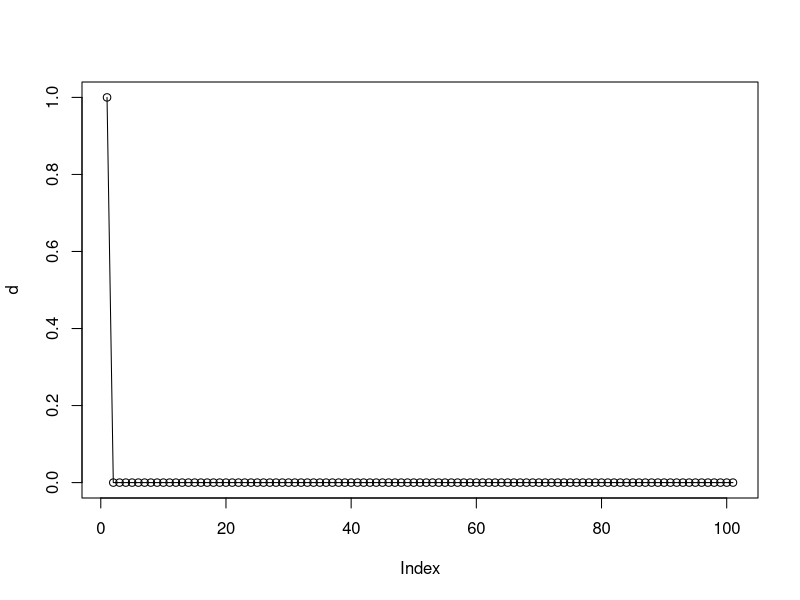
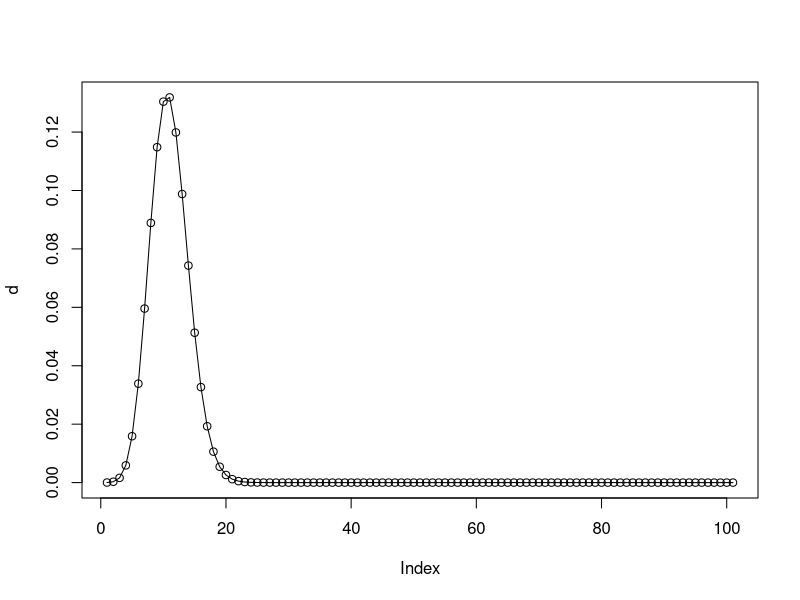
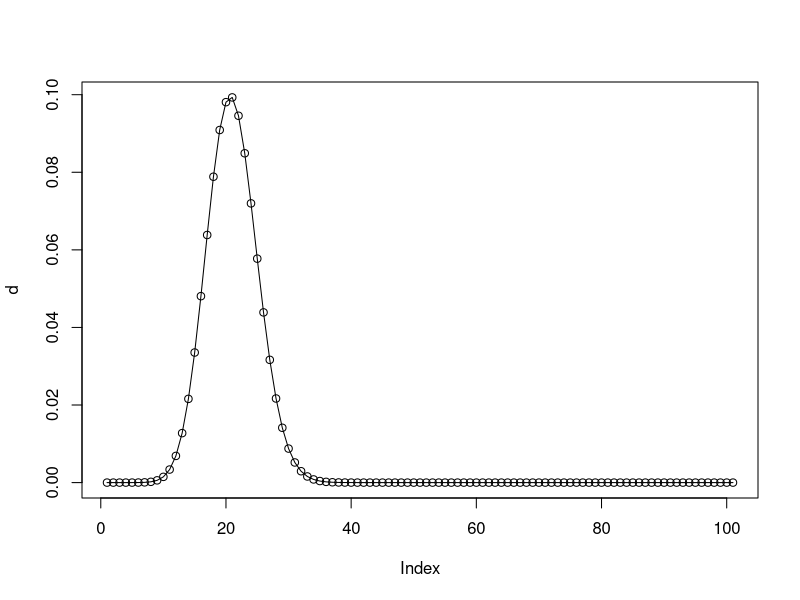
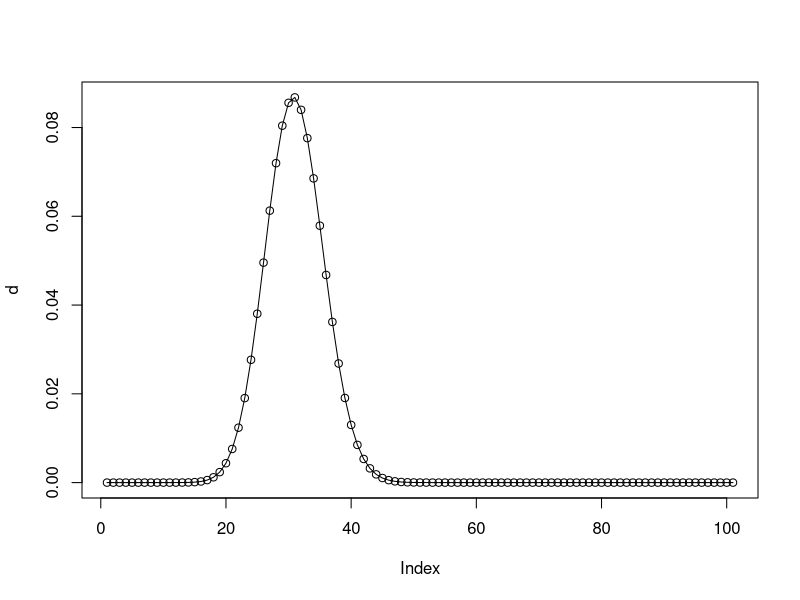
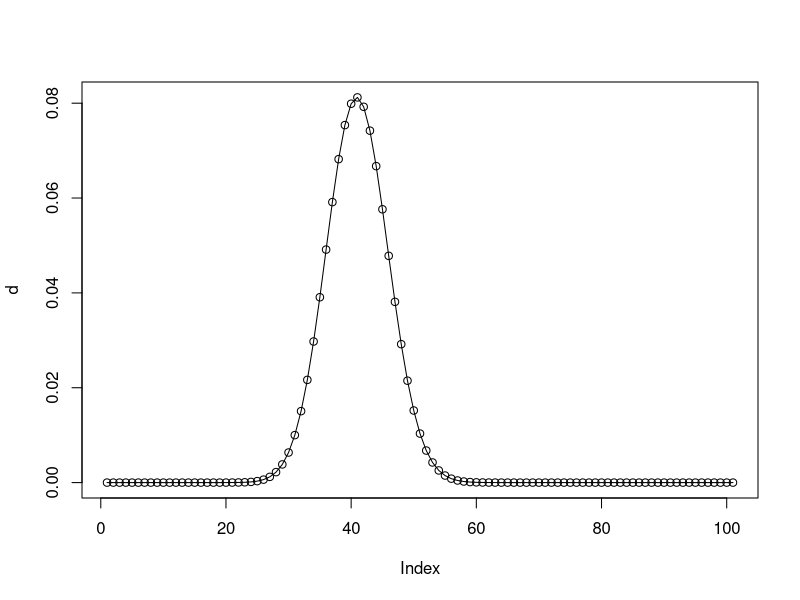
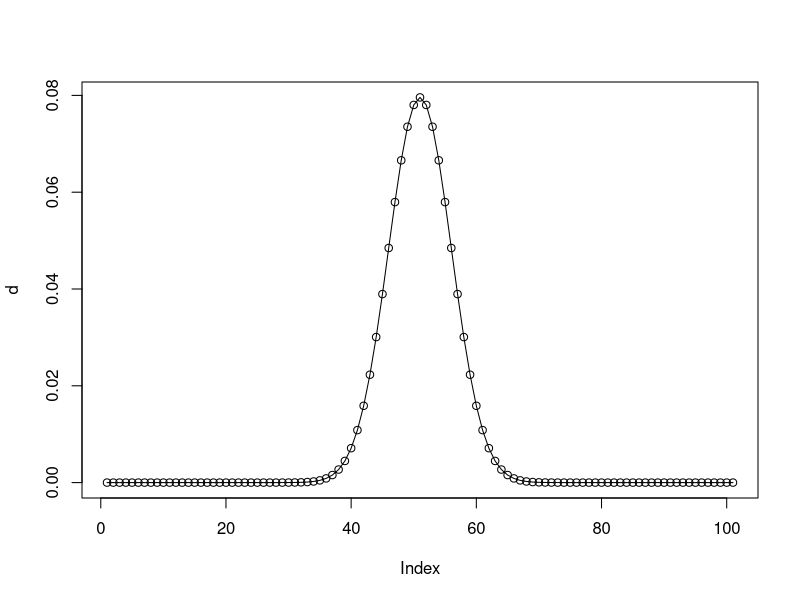
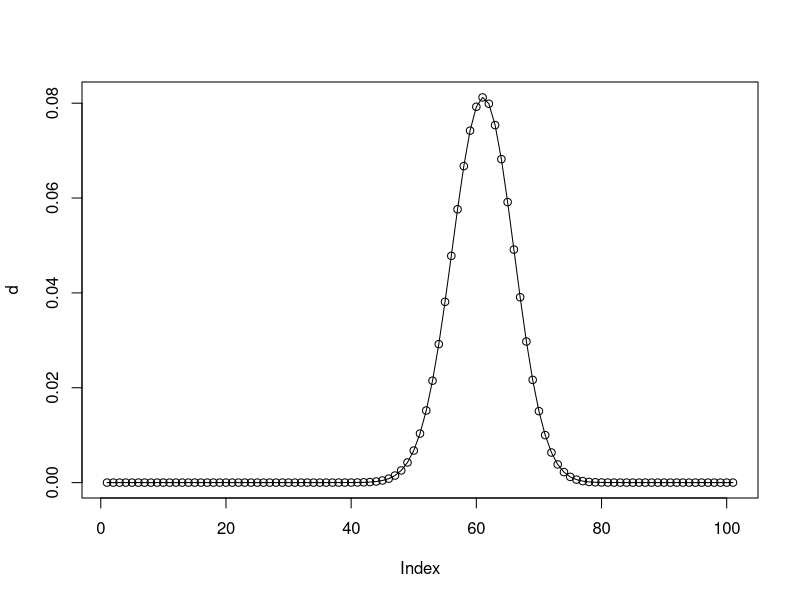
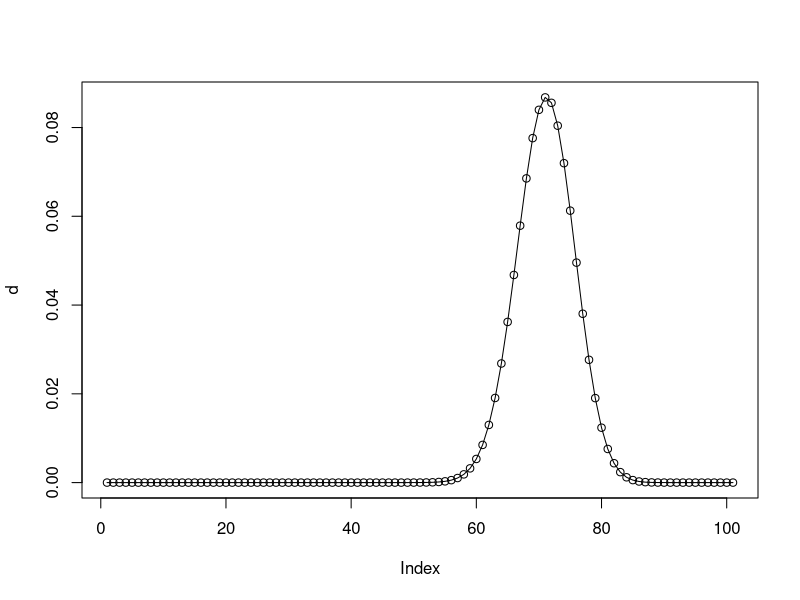

Write the R code that produced these figures, in order.


# A Sample Survey plots
for(theta in c(0:10)/10){
    d=dbinom(c(0:100),100,theta)
    plot(d)
    lines(d)
}

# To calculate p(theta | data) on 0.0,0.1,...,1.0
thetas=c(0:10)/10
p_thetas=(function(theta){theta^57*(1-theta)^43/sum((function(theta){theta^57*(1-theta)^43})(thetas))})(thetas)

pdf(file="figure1.pdf", height=3, width=4)

plot(thetas,p_thetas)

dev.off()

pdf(file="figure2.pdf", height=3, width=4)

plot(c(1:100)/100,dbeta(c(1:100)/100,1+57,1+100-57))

dev.off()

